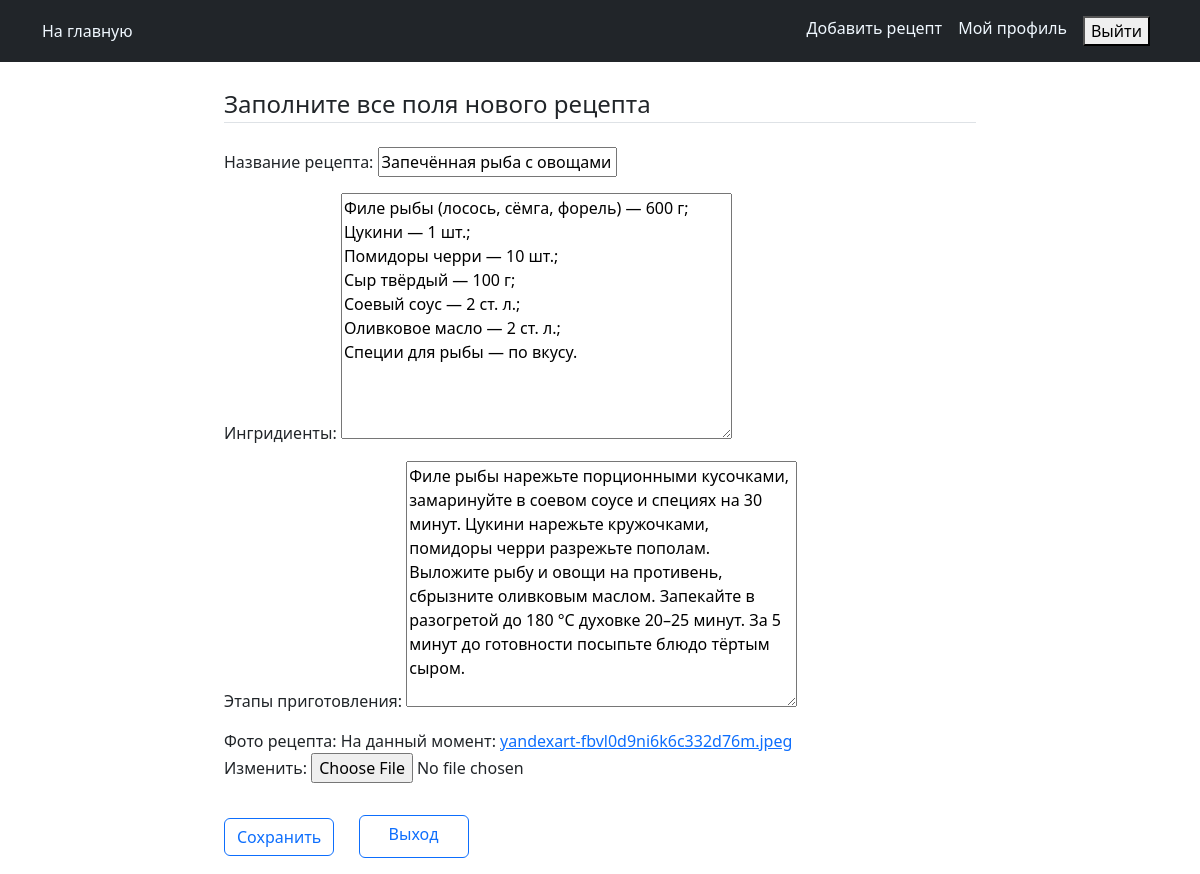
/recipes/recipe/7/update (signed in), run on the app's committed database.
### recipes/models.py (models this page shows, shortened)
class Recipe(models.Model):
    title = models.CharField(max_length=100, verbose_name='Название рецепта')
    description = models.TextField(verbose_name='Ингридиенты')
    steps_cooking = models.TextField(verbose_name='Этапы приготовления')
    time_for_cooking = models.IntegerField(default=10, verbose_name='Время приготовления')
    image = models.ImageField(verbose_name='Фото рецепта')
    author = models.ForeignKey(User, on_delete=models.CASCADE)
    created_at = models.DateTimeField(auto_now_add=True)
    updated_at = models.DateTimeField(auto_now=True)
    class Meta:
        verbose_name = 'Рецепты'
        verbose_name_plural = 'Рецепты'

### recipes/views.py (the view, shortened to what this page needs)
# urls.py: path('recipe/<int:pk>/update', views.RecipeUpdate.as_view(), name="recipe_update"),
class RecipeUpdate(LoginRequiredMixin, UserPassesTestMixin, UpdateView):
    model = models.Recipe
    fields = ['title', 'description', "steps_cooking", "image"]
    def test_func(self):
        recipe = self.get_object()
        return self.request.user == recipe.author

### templates/recipes/recipe_form.html (shortened to what this page needs)
<!DOCTYPE html>
{% extends "recipes/base.html" %}
{% block content %}
<div class="container">
  <form method="POST" enctype="multipart/form-data">
    <fieldset class="form-group">
      <legend class="border-bottom mb-4">Заполните все поля нового рецепта</legend>
    </fieldset>
      {{ form.as_p }}
    <div class="form-group py-3">
      <input class="btn btn-outline-primary" type="submit" value="Сохранить" />
      <a class="btn btn-outline-primary" style="height: 43px; width: 110px; margin-left: 20px;" href="{% url 'recipes:home' %}">Выход</a>
    </div>
  </form>
</div>
{% endblock content %}

### data on the page
Recipe: title "Запечённая рыба с овощами", description "Филе рыбы (лосось, сёмга, форель) — 600 г; Цукини — 1 шт.; Помидоры черри — 10 шт.; Сыр твёрдый — 100 г; Соевый соус — 2 ст. л.; Оливковое масло — 2 ст. л.; Специи для рыбы — по вкусу.", steps_cooking "Филе рыбы нарежьте порционными кусочками, замаринуйте в соевом соусе и специях на 30 минут. Цукини нарежьте кружочками, помидоры черри разрежьте пополам. Выложите рыбу и овощи на противень, сбрызните оливковым маслом. Запекайте в разогретой до 180 °C духовке 20–25 минут. За 5 минут до готовности посыпьте блюдо тёртым сыром."
